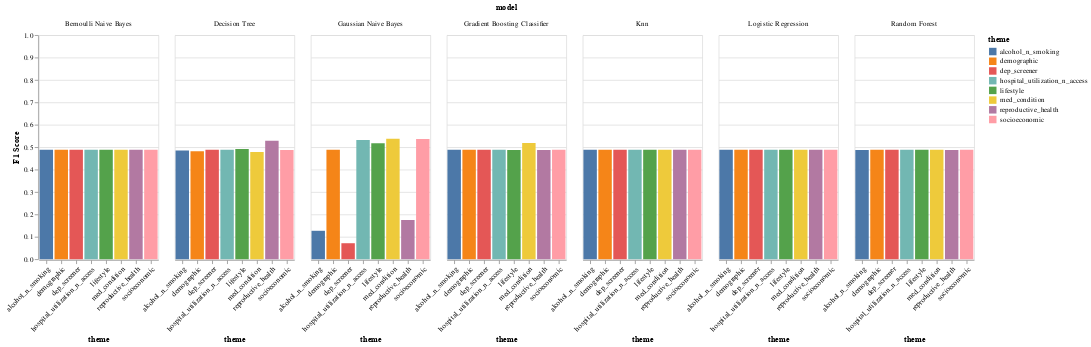

Here is the notebook cell this chart was saved with:
### Code cell
by_theme_f1

### Figure 1 — Vega-Lite specification as saved in the notebook (floating-point values rounded to 4 significant figures)
{"config": {"view": {"continuousWidth": 400, "continuousHeight": 300}}, "data": {"name": "data-d4903281e9e3808c4557b534c3dc04d2"}, "facet": {"field": "model", "type": "nominal"}, "spec": {"mark": "bar", "encoding": {"color": {"field": "theme", "type": "nominal"}, "x": {"axis": {"labelAngle": -45}, "field": "theme", "title": "theme", "type": "nominal"}, "y": {"field": "f1-score", "scale": {"domain": [0, 1]}, "title": "F1 Score", "type": "quantitative"}}}, "$schema": "https://vega.github.io/schema/vega-lite/v4.17.0.json", "datasets": {"data-d4903281e9e3808c4557b534c3dc04d2": [{"model": "Gaussian Naive Bayes", "grouping": "Macro Avg", "precision": 0.5343, "recall": 0.5898, "f1-score": 0.5376, "support": 670.0, "accuracy": 0.8537, "theme": "med_condition"}, {"model": "Gaussian Naive Bayes", "grouping": "Macro Avg", "precision": 0.5309, "recall": 0.549, "f1-score": 0.5359, "support": 670.0, "accuracy": 0.897, "theme": "socioeconomic"}, {"model": "Gaussian Naive Bayes", "grouping": "Macro Avg", "precision": 0.5301, "recall": 0.5755, "f1-score": 0.5323, "support": 670.0, "accuracy": 0.8567, "theme": "hospital_utilization_n_access"}, {"model": "Decision Tree", "grouping": "Macro Avg", "precision": 0.5289, "recall": 0.5289, "f1-score": 0.5289, "support": 670.0, "accuracy": 0.9194, "theme": "reproductive_health"}, {"model": "Gradient Boosting Classifier", "grouping": "Macro Avg", "precision": 0.6449, "recall": 0.5151, "f1-score": 0.5184, "support": 670.0, "accuracy": 0.9537, "theme": "med_condition"}, {"model": "Gaussian Naive Bayes", "grouping": "Macro Avg", "precision": 0.5161, "recall": 0.5211, "f1-score": 0.5177, "support": 670.0, "accuracy": 0.9045, "theme": "lifestyle"}, {"model": "Decision Tree", "grouping": "Macro Avg", "precision": 0.4924, "recall": 0.4917, "f1-score": 0.492, "support": 670.0, "accuracy": 0.909, "theme": "lifestyle"}, {"model": "Bernoulli Naive Bayes", "grouping": "Macro Avg", "precision": 0.4776, "recall": 0.5, "f1-score": 0.4885, "support": 670.0, "accuracy": 0.9552, "theme": "reproductive_health"}, {"model": "Knn", "grouping": "Macro Avg", "precision": 0.4776, "recall": 0.5, "f1-score": 0.4885, "support": 670.0, "accuracy": 0.9552, "theme": "reproductive_health"}, {"model": "Gradient Boosting Classifier", "grouping": "Macro Avg", "precision": 0.4776, "recall": 0.5, "f1-score": 0.4885, "support": 670.0, "accuracy": 0.9552, "theme": "hospital_utilization_n_access"}, {"model": "Logistic Regression", "grouping": "Macro Avg", "precision": 0.4776, "recall": 0.5, "f1-score": 0.4885, "support": 670.0, "accuracy": 0.9552, "theme": "socioeconomic"}, {"model": "Bernoulli Naive Bayes", "grouping": "Macro Avg", "precision": 0.4776, "recall": 0.5, "f1-score": 0.4885, "support": 670.0, "accuracy": 0.9552, "theme": "hospital_utilization_n_access"}, {"model": "Gradient Boosting Classifier", "grouping": "Macro Avg", "precision": 0.4776, "recall": 0.5, "f1-score": 0.4885, "support": 670.0, "accuracy": 0.9552, "theme": "dep_screener"}, {"model": "Random Forest", "grouping": "Macro Avg", "precision": 0.4776, "recall": 0.5, "f1-score": 0.4885, "support": 670.0, "accuracy": 0.9552, "theme": "dep_screener"}, {"model": "Logistic Regression", "grouping": "Macro Avg", "precision": 0.4776, "recall": 0.5, "f1-score": 0.4885, "support": 670.0, "accuracy": 0.9552, "theme": "reproductive_health"}, {"model": "Knn", "grouping": "Macro Avg", "precision": 0.4776, "recall": 0.5, "f1-score": 0.4885, "support": 670.0, "accuracy": 0.9552, "theme": "med_condition"}, {"model": "Logistic Regression", "grouping": "Macro Avg", "precision": 0.4776, "recall": 0.5, "f1-score": 0.4885, "support": 670.0, "accuracy": 0.9552, "theme": "med_condition"}, {"model": "Bernoulli Naive Bayes", "grouping": "Macro Avg", "precision": 0.4776, "recall": 0.5, "f1-score": 0.4885, "support": 670.0, "accuracy": 0.9552, "theme": "med_condition"}, {"model": "Logistic Regression", "grouping": "Macro Avg", "precision": 0.4776, "recall": 0.5, "f1-score": 0.4885, "support": 670.0, "accuracy": 0.9552, "theme": "demographic"}, {"model": "Random Forest", "grouping": "Macro Avg", "precision": 0.4776, "recall": 0.5, "f1-score": 0.4885, "support": 670.0, "accuracy": 0.9552, "theme": "med_condition"}, {"model": "Bernoulli Naive Bayes", "grouping": "Macro Avg", "precision": 0.4776, "recall": 0.5, "f1-score": 0.4885, "support": 670.0, "accuracy": 0.9552, "theme": "dep_screener"}, {"model": "Knn", "grouping": "Macro Avg", "precision": 0.4776, "recall": 0.5, "f1-score": 0.4885, "support": 670.0, "accuracy": 0.9552, "theme": "dep_screener"}, {"model": "Decision Tree", "grouping": "Macro Avg", "precision": 0.4776, "recall": 0.5, "f1-score": 0.4885, "support": 670.0, "accuracy": 0.9552, "theme": "dep_screener"}, {"model": "Bernoulli Naive Bayes", "grouping": "Macro Avg", "precision": 0.4776, "recall": 0.5, "f1-score": 0.4885, "support": 670.0, "accuracy": 0.9552, "theme": "demographic"}, {"model": "Knn", "grouping": "Macro Avg", "precision": 0.4776, "recall": 0.5, "f1-score": 0.4885, "support": 670.0, "accuracy": 0.9552, "theme": "hospital_utilization_n_access"}, {"model": "Gaussian Naive Bayes", "grouping": "Macro Avg", "precision": 0.4776, "recall": 0.5, "f1-score": 0.4885, "support": 670.0, "accuracy": 0.9552, "theme": "demographic"}, {"model": "Gradient Boosting Classifier", "grouping": "Macro Avg", "precision": 0.4776, "recall": 0.5, "f1-score": 0.4885, "support": 670.0, "accuracy": 0.9552, "theme": "alcohol_n_smoking"}, {"model": "Logistic Regression", "grouping": "Macro Avg", "precision": 0.4776, "recall": 0.5, "f1-score": 0.4885, "support": 670.0, "accuracy": 0.9552, "theme": "lifestyle"}, {"model": "Logistic Regression", "grouping": "Macro Avg", "precision": 0.4776, "recall": 0.5, "f1-score": 0.4885, "support": 670.0, "accuracy": 0.9552, "theme": "alcohol_n_smoking"}, {"model": "Logistic Regression", "grouping": "Macro Avg", "precision": 0.4776, "recall": 0.5, "f1-score": 0.4885, "support": 670.0, "accuracy": 0.9552, "theme": "dep_screener"}, {"model": "Knn", "grouping": "Macro Avg", "precision": 0.4776, "recall": 0.5, "f1-score": 0.4885, "support": 670.0, "accuracy": 0.9552, "theme": "alcohol_n_smoking"}, {"model": "Logistic Regression", "grouping": "Macro Avg", "precision": 0.4776, "recall": 0.5, "f1-score": 0.4885, "support": 670.0, "accuracy": 0.9552, "theme": "hospital_utilization_n_access"}, {"model": "Bernoulli Naive Bayes", "grouping": "Macro Avg", "precision": 0.4776, "recall": 0.5, "f1-score": 0.4885, "support": 670.0, "accuracy": 0.9552, "theme": "socioeconomic"}, {"model": "Bernoulli Naive Bayes", "grouping": "Macro Avg", "precision": 0.4776, "recall": 0.5, "f1-score": 0.4885, "support": 670.0, "accuracy": 0.9552, "theme": "alcohol_n_smoking"}, {"model": "Knn", "grouping": "Macro Avg", "precision": 0.4776, "recall": 0.5, "f1-score": 0.4885, "support": 670.0, "accuracy": 0.9552, "theme": "lifestyle"}, {"model": "Random Forest", "grouping": "Macro Avg", "precision": 0.4776, "recall": 0.5, "f1-score": 0.4885, "support": 670.0, "accuracy": 0.9552, "theme": "lifestyle"}, {"model": "Bernoulli Naive Bayes", "grouping": "Macro Avg", "precision": 0.4776, "recall": 0.5, "f1-score": 0.4885, "support": 670.0, "accuracy": 0.9552, "theme": "lifestyle"}, {"model": "Gradient Boosting Classifier", "grouping": "Macro Avg", "precision": 0.4776, "recall": 0.4992, "f1-score": 0.4882, "support": 670.0, "accuracy": 0.9537, "theme": "demographic"}, {"model": "Decision Tree", "grouping": "Macro Avg", "precision": 0.4776, "recall": 0.4992, "f1-score": 0.4882, "support": 670.0, "accuracy": 0.9537, "theme": "hospital_utilization_n_access"}, {"model": "Random Forest", "grouping": "Macro Avg", "precision": 0.4776, "recall": 0.4992, "f1-score": 0.4882, "support": 670.0, "accuracy": 0.9537, "theme": "hospital_utilization_n_access"}, {"model": "Knn", "grouping": "Macro Avg", "precision": 0.4776, "recall": 0.4992, "f1-score": 0.4882, "support": 670.0, "accuracy": 0.9537, "theme": "socioeconomic"}, {"model": "Random Forest", "grouping": "Macro Avg", "precision": 0.4776, "recall": 0.4992, "f1-score": 0.4882, "support": 670.0, "accuracy": 0.9537, "theme": "demographic"}, {"model": "Gradient Boosting Classifier", "grouping": "Macro Avg", "precision": 0.4776, "recall": 0.4992, "f1-score": 0.4882, "support": 670.0, "accuracy": 0.9537, "theme": "socioeconomic"}, {"model": "Knn", "grouping": "Macro Avg", "precision": 0.4776, "recall": 0.4992, "f1-score": 0.4882, "support": 670.0, "accuracy": 0.9537, "theme": "demographic"}, {"model": "Random Forest", "grouping": "Macro Avg", "precision": 0.4776, "recall": 0.4992, "f1-score": 0.4882, "support": 670.0, "accuracy": 0.9537, "theme": "socioeconomic"}, {"model": "Decision Tree", "grouping": "Macro Avg", "precision": 0.4775, "recall": 0.4977, "f1-score": 0.4874, "support": 670.0, "accuracy": 0.9507, "theme": "socioeconomic"}, {"model": "Gradient Boosting Classifier", "grouping": "Macro Avg", "precision": 0.4775, "recall": 0.4977, "f1-score": 0.4874, "support": 670.0, "accuracy": 0.9507, "theme": "reproductive_health"}, {"model": "Random Forest", "grouping": "Macro Avg", "precision": 0.4775, "recall": 0.4977, "f1-score": 0.4874, "support": 670.0, "accuracy": 0.9507, "theme": "alcohol_n_smoking"}, {"model": "Random Forest", "grouping": "Macro Avg", "precision": 0.4775, "recall": 0.4977, "f1-score": 0.4874, "support": 670.0, "accuracy": 0.9507, "theme": "reproductive_health"}, {"model": "Gradient Boosting Classifier", "grouping": "Macro Avg", "precision": 0.4775, "recall": 0.4977, "f1-score": 0.4874, "support": 670.0, "accuracy": 0.9507, "theme": "lifestyle"}, {"model": "Decision Tree", "grouping": "Macro Avg", "precision": 0.4773, "recall": 0.4938, "f1-score": 0.4854, "support": 670.0, "accuracy": 0.9433, "theme": "alcohol_n_smoking"}, {"model": "Decision Tree", "grouping": "Macro Avg", "precision": 0.4771, "recall": 0.4875, "f1-score": 0.4822, "support": 670.0, "accuracy": 0.9313, "theme": "demographic"}, {"model": "Decision Tree", "grouping": "Macro Avg", "precision": 0.4767, "recall": 0.4797, "f1-score": 0.4782, "support": 670.0, "accuracy": 0.9164, "theme": "med_condition"}, {"model": "Gaussian Naive Bayes", "grouping": "Macro Avg", "precision": 0.526, "recall": 0.5719, "f1-score": 0.175, "support": 670.0, "accuracy": 0.1821, "theme": "reproductive_health"}, {"model": "Gaussian Naive Bayes", "grouping": "Macro Avg", "precision": 0.5151, "recall": 0.5279, "f1-score": 0.1268, "support": 670.0, "accuracy": 0.1284, "theme": "alcohol_n_smoking"}, {"model": "Gaussian Naive Bayes", "grouping": "Macro Avg", "precision": 0.523, "recall": 0.5141, "f1-score": 0.07134, "support": 670.0, "accuracy": 0.07164, "theme": "dep_screener"}]}}
